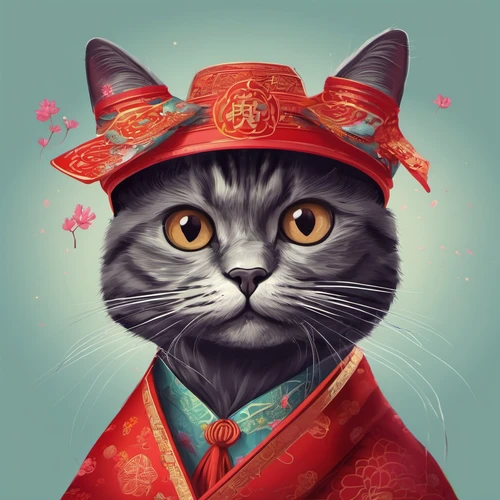
#> input picture Assignment2/sample_image.webp, 500 x 500 px
$ python Assignment2.py
#> lines starting #> are read from the running program, lines starting #| are printed output that depends on the picture; after the words box and inside, x2 and y2 are one past the last pixel; in counts of white or black regions, pixels touching at a corner belong together
import cv2
import numpy as np
import matplotlib.pyplot as plt

def display_images(original, transformed, title1="Original", title2="Transformed"):
    plt.figure(figsize=(10, 5))
    plt.subplot(1, 2, 1)
    plt.imshow(original, cmap='gray')
    plt.title(title1)
    plt.axis('off')
    plt.subplot(1, 2, 2)
    plt.imshow(transformed, cmap='gray')
    plt.title(title2)
    plt.axis('off')
    plt.show()

def image_negative(image):
    negative = 255 - image
    display_images(image, negative, "Original", "Negative")
    return negative

def log_transformation(image, base=2):
    c = 255 / (np.log(1 + np.max(image)) / np.log(base))
    log_transformed = c * (np.log(1 + image) / np.log(base))
    log_transformed = np.array(log_transformed, dtype=np.uint8)
    display_images(image, log_transformed, "Original", "Log Transformation")
    return log_transformed

def gamma_correction(image, gamma=1.0):
    gamma_corrected = np.array(255 * (image / 255) ** gamma, dtype=np.uint8)
    display_images(image, gamma_corrected, "Original", f"Gamma Correction (γ={gamma})")
    return gamma_corrected

def contrast_stretching(image, min_val, max_val):
    stretched = np.clip(((image - np.min(image)) * ((max_val - min_val) / (np.max(image) - np.min(image))) + min_val), min_val, max_val)
    stretched = np.array(stretched, dtype=np.uint8)
    display_images(image, stretched, "Original", "Contrast Stretching")
    return stretched

def gray_level_slicing(image, min_val, max_val):
    sliced = np.zeros(image.shape, dtype=np.uint8)
    sliced[(image >= min_val) & (image <= max_val)] = 255
    display_images(image, sliced, "Original", "Gray-Level Slicing")
    return sliced

def bit_plane_slicing(image, bit_plane):
    sliced = np.bitwise_and(image, 1 << bit_plane)
    sliced = np.where(sliced > 0, 255, 0)
    display_images(image, sliced, "Original", f"Bit-Plane Slicing (Plane {bit_plane})")
    return sliced

def main():
    image = cv2.imread('sample_image.webp', cv2.IMREAD_GRAYSCALE)
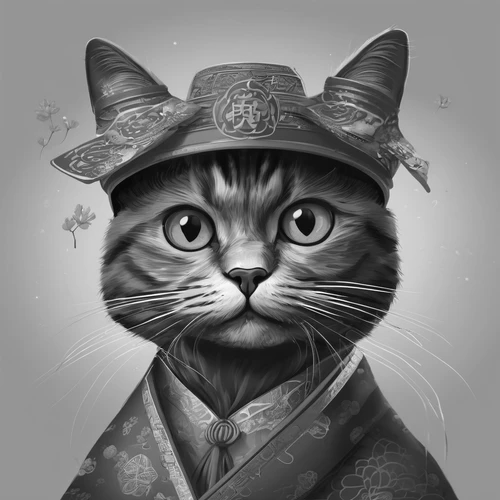
#> image: shape (500, 500); min 4, max 255, mean 122.6

    image_negative(image)
#> in image_negative, `negative = 255 - image`:
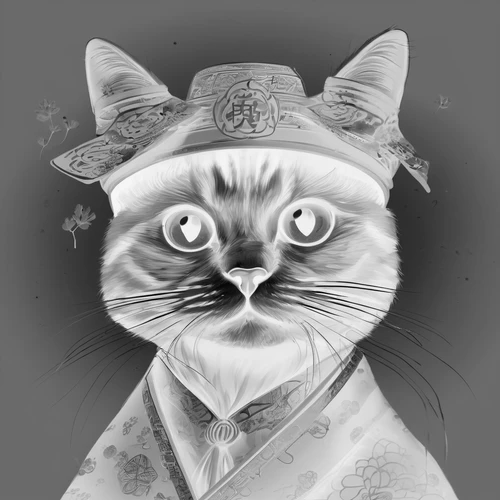
#> negative: shape (500, 500); min 0, max 251, mean 132.4
#> in display_images, `plt.show()`:
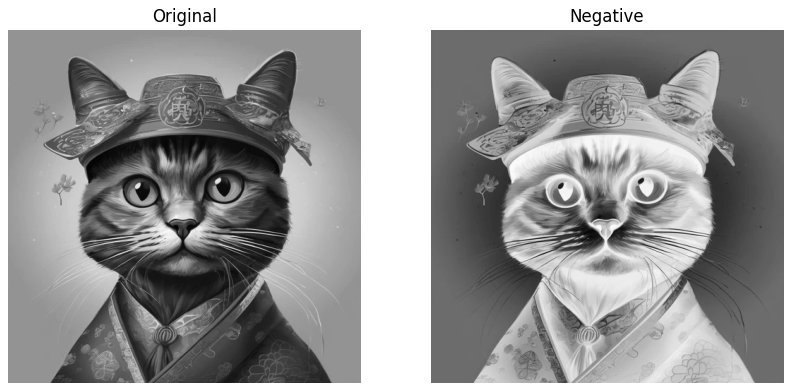
#> figure drawn by matplotlib, 2 panels

    log_transformation(image, base=2)
#> in log_transformation, `c = 255 / (np.log(1 + np.max(image)) / np.log(base))`: c = 31.88
#> in log_transformation, `log_transformed = np.array(log_transformed, dtype=np.uint8)`:
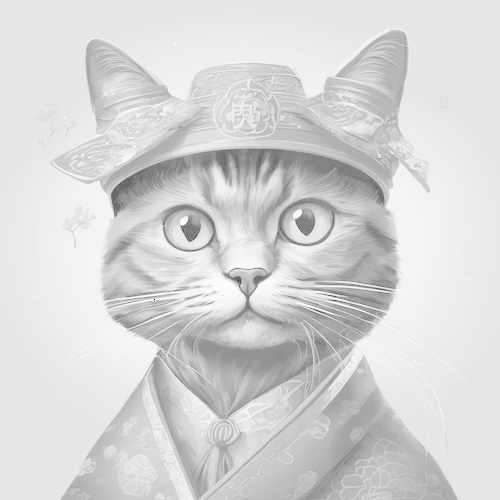
#> log_transformed: shape (500, 500); min 0, max 254, mean 214.5

    gamma_correction(image, gamma=2.0)
#> in gamma_correction, `gamma_corrected = np.array(255 * (image / 255) ** gamma, dtype=np.uint8)`:
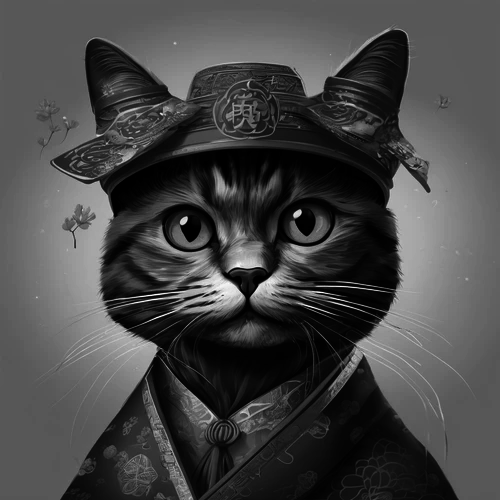
#> gamma_corrected: shape (500, 500); min 0, max 255, mean 69.8

    contrast_stretching(image, min_val=50, max_val=200)
#> in contrast_stretching, `stretched = np.clip(((image - np.min(image)) * ((max_val - min_val) / ..`:
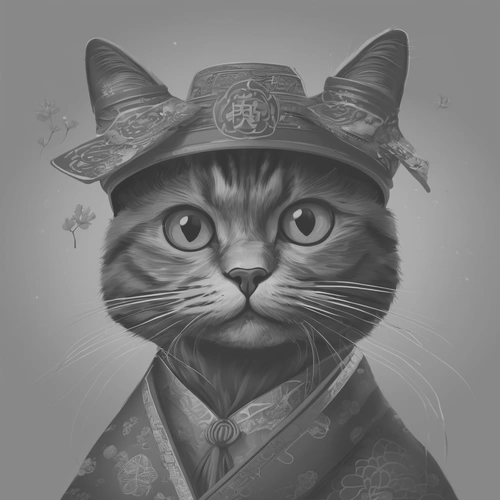
#> stretched: shape (500, 500) float64; min 50, max 200, mean 120.9

    gray_level_slicing(image, min_val=100, max_val=150)

    bit_plane_slicing(image, bit_plane=4)
#> in bit_plane_slicing, `sliced = np.bitwise_and(image, 1 << bit_plane)`:
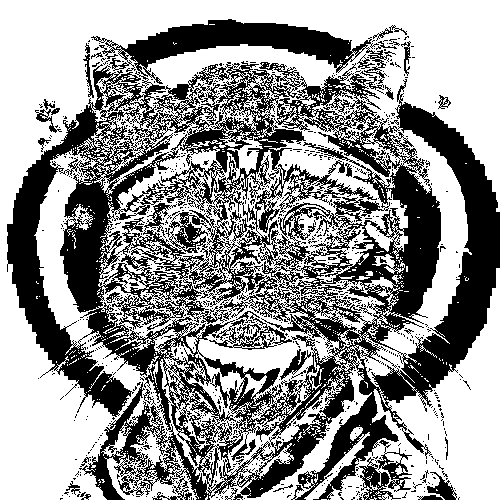
#> sliced: shape (500, 500); values 0 (black) and 16 (white), 59.1% white; 814 black regions (775 under 20 px), largest, box (x1, y1, x2, y2) and area: (7, 19, 500, 500) 96241, (359, 457, 401, 500) 637, (375, 440, 412, 492) 527

if __name__ == "__main__":
    main()
